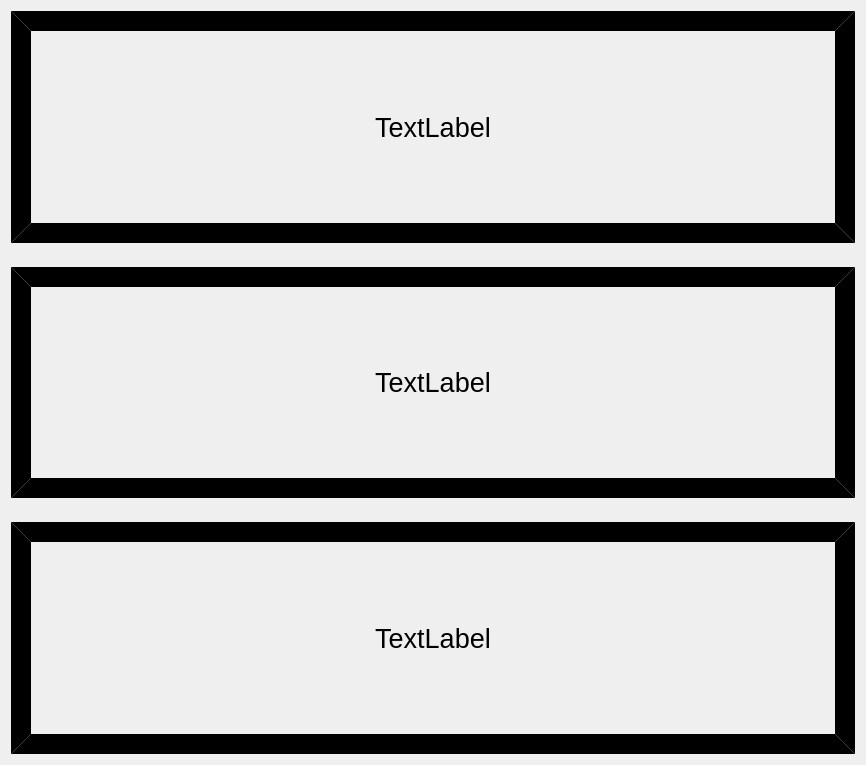
<?xml version="1.0" encoding="UTF-8"?>
<ui version="4.0">
 <class>DateTime</class>
 <widget class="QWidget" name="DateTime">
  <property name="geometry">
   <rect>
    <x>0</x>
    <y>0</y>
    <width>866</width>
    <height>765</height>
   </rect>
  </property>
  <property name="windowTitle">
   <string>Form</string>
  </property>
  <property name="styleSheet">
   <string notr="true">QLabel
{
	border-style:ridge;
	border-color:black;
	border-width:20px;
}</string>
  </property>
  <layout class="QVBoxLayout" name="verticalLayout_2">
   <item>
    <layout class="QVBoxLayout" name="verticalLayout" stretch="3,0,3,0,3">
     <item>
      <widget class="QLabel" name="date">
       <property name="font">
        <font>
         <pointsize>20</pointsize>
        </font>
       </property>
       <property name="text">
        <string>TextLabel</string>
       </property>
       <property name="alignment">
        <set>Qt::AlignmentFlag::AlignCenter</set>
       </property>
      </widget>
     </item>
     <item>
      <spacer name="verticalSpacer_2">
       <property name="orientation">
        <enum>Qt::Orientation::Vertical</enum>
       </property>
       <property name="sizeHint" stdset="0">
        <size>
         <width>20</width>
         <height>18</height>
        </size>
       </property>
      </spacer>
     </item>
     <item>
      <widget class="QLabel" name="time">
       <property name="font">
        <font>
         <pointsize>20</pointsize>
        </font>
       </property>
       <property name="text">
        <string>TextLabel</string>
       </property>
       <property name="alignment">
        <set>Qt::AlignmentFlag::AlignCenter</set>
       </property>
      </widget>
     </item>
     <item>
      <spacer name="verticalSpacer">
       <property name="orientation">
        <enum>Qt::Orientation::Vertical</enum>
       </property>
       <property name="sizeHint" stdset="0">
        <size>
         <width>20</width>
         <height>18</height>
        </size>
       </property>
      </spacer>
     </item>
     <item>
      <widget class="QLabel" name="weather">
       <property name="font">
        <font>
         <pointsize>20</pointsize>
        </font>
       </property>
       <property name="text">
        <string>TextLabel</string>
       </property>
       <property name="alignment">
        <set>Qt::AlignmentFlag::AlignCenter</set>
       </property>
      </widget>
     </item>
    </layout>
   </item>
  </layout>
 </widget>
 <resources/>
 <connections/>
</ui>
